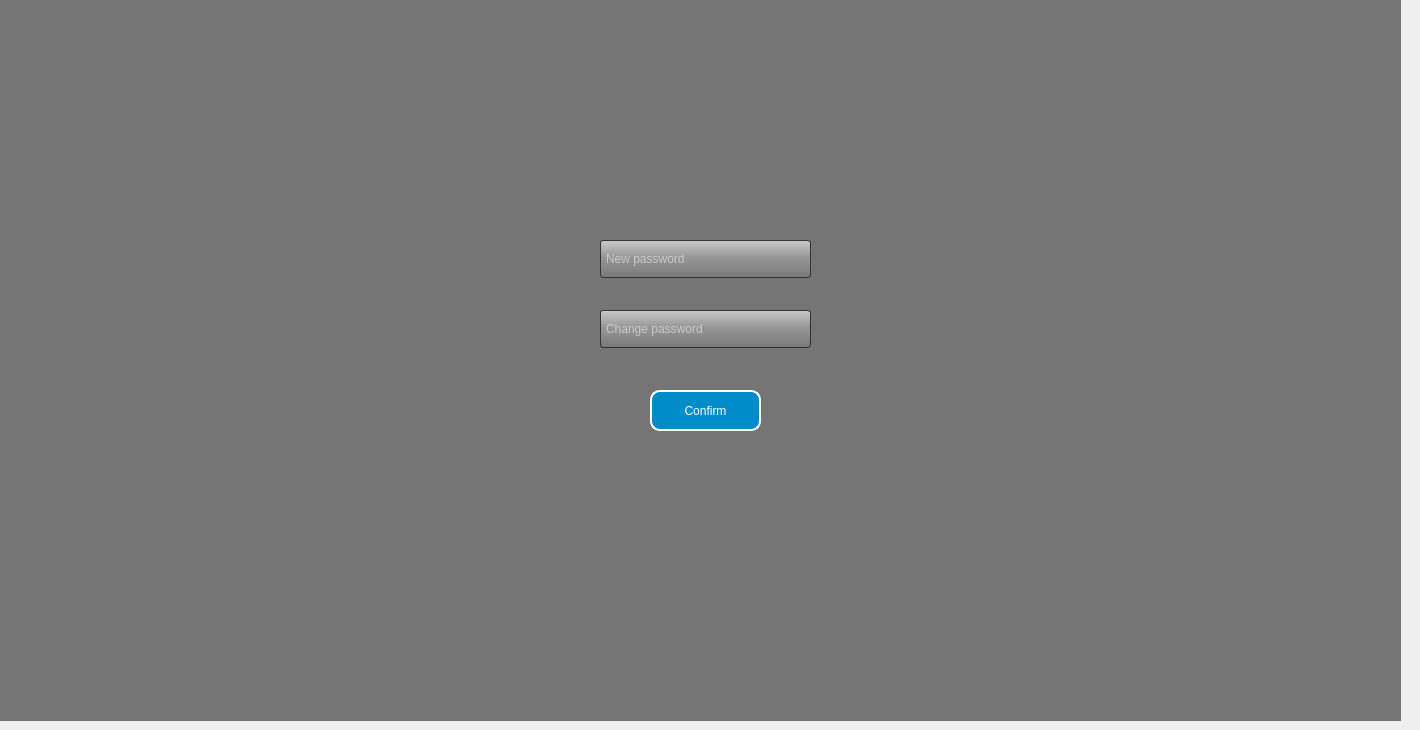
    <widget class="QWidget" name="page_29">
     <widget class="QPushButton" name="confirm">
      <property name="geometry">
       <rect>
        <x>650</x>
        <y>390</y>
        <width>111</width>
        <height>41</height>
       </rect>
      </property>
      <property name="styleSheet">
       <string notr="true">QPushButton{
border-style: solid;
background-color: rgb(0, 139, 201);
color: rgb(255, 255, 255);
border-width: 2px;
border-radius: 10px;
font: 16px &quot;Eras Bold ITC&quot;;
}
QPushButton:pressed{
border-style: solid;
color: rgb(255, 255, 255);
font: 16px &quot;Eras Bold ITC&quot;;
border: 1px solid #333333;
border-width: 2px;
border-radius: 10px;
background: qlineargradient(x1:0, y1:0, x2:0, y2:1, stop:0 #032E48, stop:0.48 #032E48, stop:0.52 #032E48, stop:1 #032E48);
}</string>
      </property>
      <property name="text">
       <string>Confirm</string>
      </property>
     </widget>
     <widget class="QLineEdit" name="new_pass">
      <property name="geometry">
       <rect>
        <x>600</x>
        <y>240</y>
        <width>211</width>
        <height>38</height>
       </rect>
      </property>
      <property name="cursor">
       <cursorShape>IBeamCursor</cursorShape>
      </property>
      <property name="styleSheet">
       <string notr="true">QLineEdit{
border-style: solid;
background-color:rgb(255, 255, 255);
color: rgb(255, 255, 255);
border-width: 2px;
border-radius: 10px;
font: 16px &quot;Eras Bold ITC&quot;;
border: 1px solid #333333;
border-radius: 3px;
background: qlineargradient(x1:0, y1:0, x2:0, y2:1, stop:0 #C9C9C9, stop:0.48 #939393, stop:0.52 #939393, stop:1 #797979);
padding: 1px 23px 1px 3px;
}</string>
      </property>
      <property name="placeholderText">
       <string>New password</string>
      </property>
     </widget>
     <widget class="QLabel" name="label_66">
      <property name="geometry">
       <rect>
        <x>-10</x>
        <y>0</y>
        <width>1411</width>
        <height>721</height>
       </rect>
      </property>
      <property name="styleSheet">
       <string notr="true">QLabel{
background-color:rgba(0, 0, 0,0.2%);
}</string>
      </property>
      <property name="text">
       <string/>
      </property>
     </widget>
     <widget class="QLineEdit" name="confirm_pass">
      <property name="geometry">
       <rect>
        <x>600</x>
        <y>310</y>
        <width>211</width>
        <height>38</height>
       </rect>
      </property>
      <property name="cursor">
       <cursorShape>IBeamCursor</cursorShape>
      </property>
      <property name="styleSheet">
       <string notr="true">QLineEdit{
border-style: solid;
background-color:rgb(255, 255, 255);
color: rgb(255, 255, 255);
border-width: 2px;
border-radius: 10px;
font: 16px &quot;Eras Bold ITC&quot;;
border: 1px solid #333333;
border-radius: 3px;
background: qlineargradient(x1:0, y1:0, x2:0, y2:1, stop:0 #C9C9C9, stop:0.48 #939393, stop:0.52 #939393, stop:1 #797979);
padding: 1px 23px 1px 3px;
}</string>
      </property>
      <property name="placeholderText">
       <string>Change password</string>
      </property>
     </widget>
     <widget class="QLabel" name="bg_15">
      <property name="geometry">
       <rect>
        <x>0</x>
        <y>0</y>
        <width>1401</width>
        <height>721</height>
       </rect>
      </property>
      <property name="styleSheet">
       <string notr="true">border-image: url(:/new/img/img/bg.jpg) 0 0 0 0 stretch stretch;</string>
      </property>
      <property name="text">
       <string/>
      </property>
     </widget>
     <zorder>bg_15</zorder>
     <zorder>label_66</zorder>
     <zorder>confirm</zorder>
     <zorder>new_pass</zorder>
     <zorder>confirm_pass</zorder>
    </widget>
